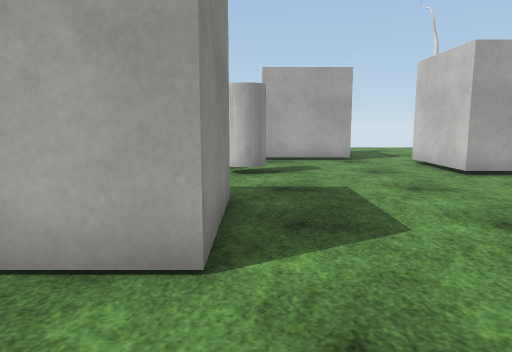
[1] (above)

19 first-person views from a walk through a Unity game level. The camera is 1.2 m above the floor, tilts 8° down and sees 70° across. The floor is counted in squares, 1 m on a side. Each view is taken from the middle of a square. On the plan, view 1 faces up. The plan holds only what a view shows up to about 15 squares ahead; the rest is blank. The place goes on beyond the plan. Some surface patterns are stand-ins.

[2]
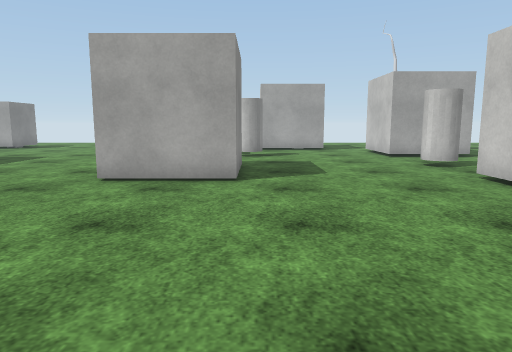

[3]
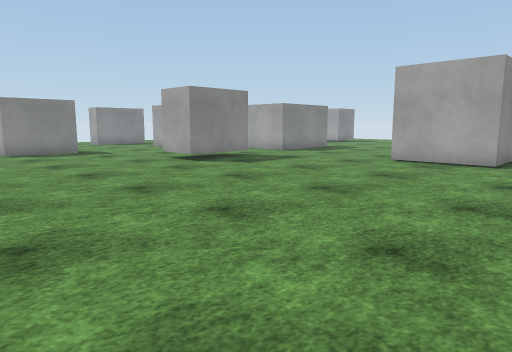

[4]
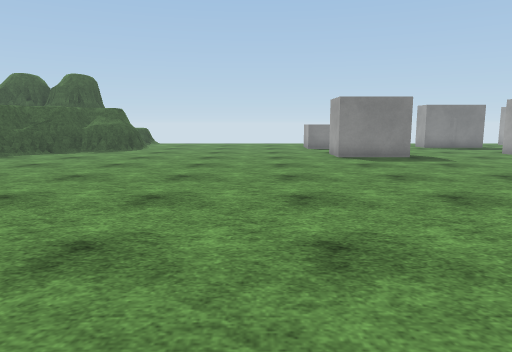

[5]
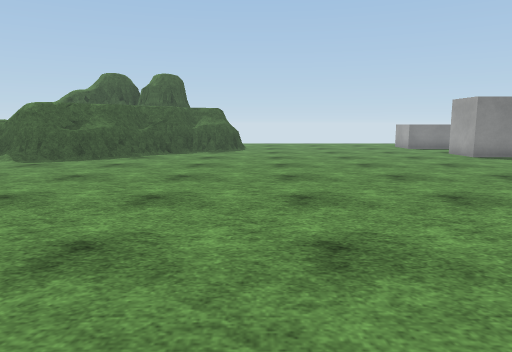

[6]
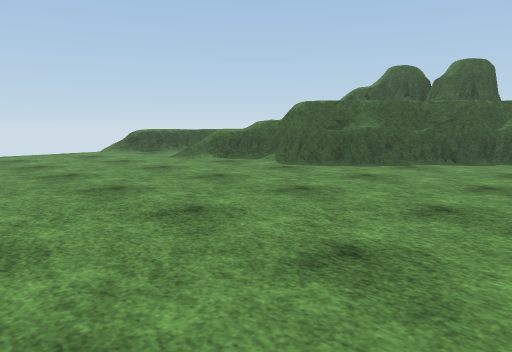

[7]
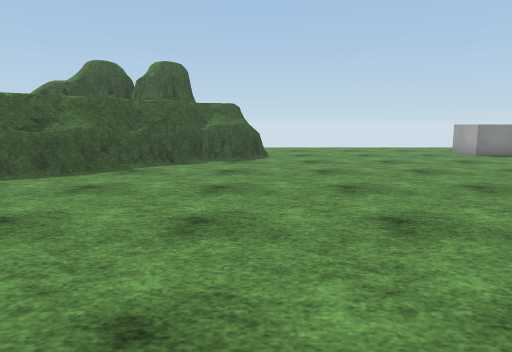

[8]
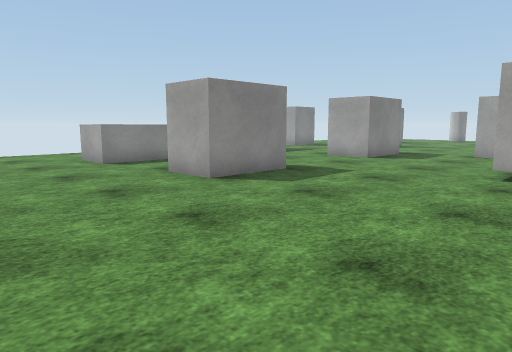

[9]
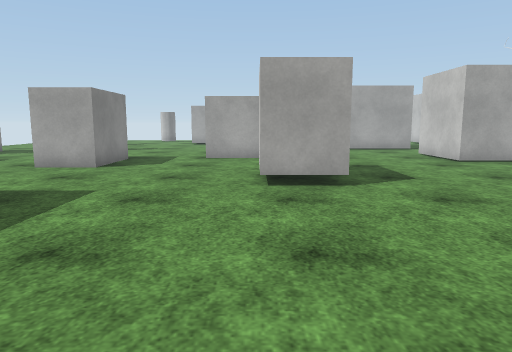

[10]
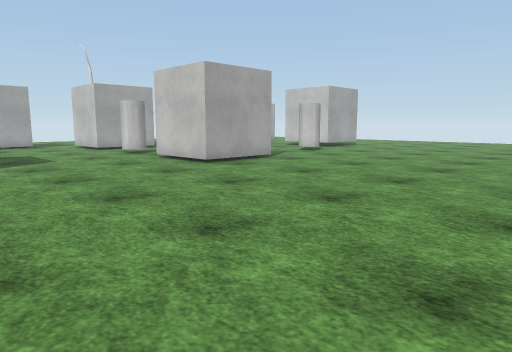

[11]
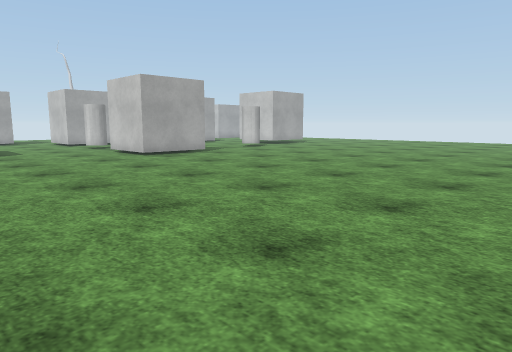

[12]
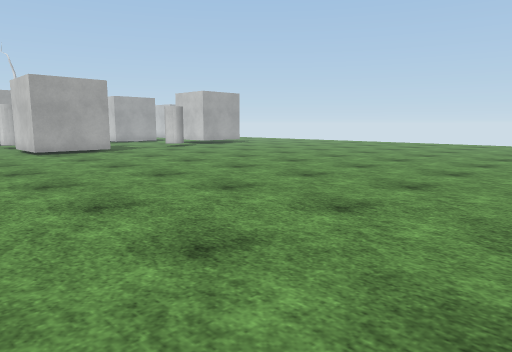

[13]
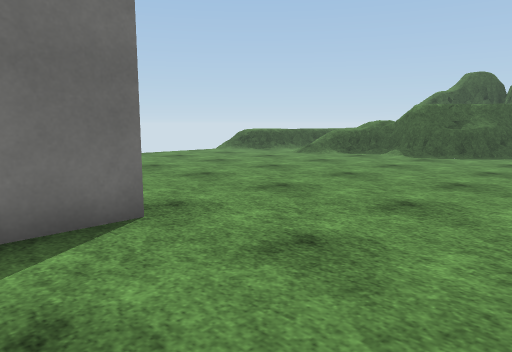

[14]
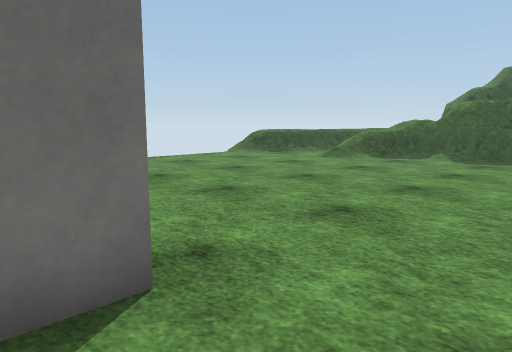

[15]
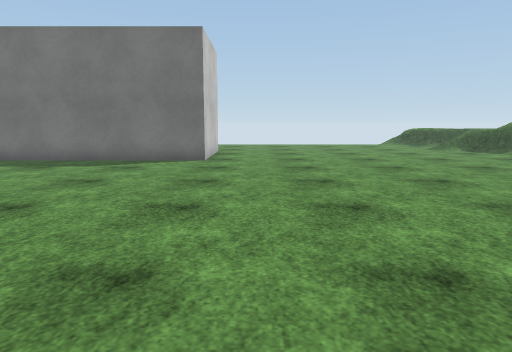

[16]
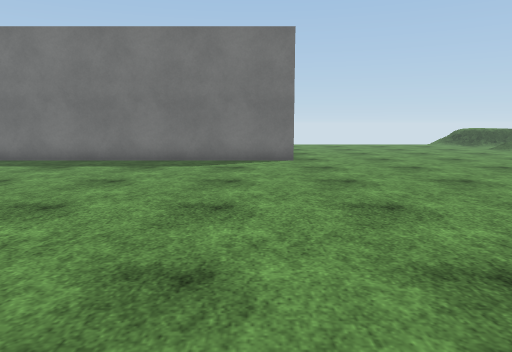

[17]
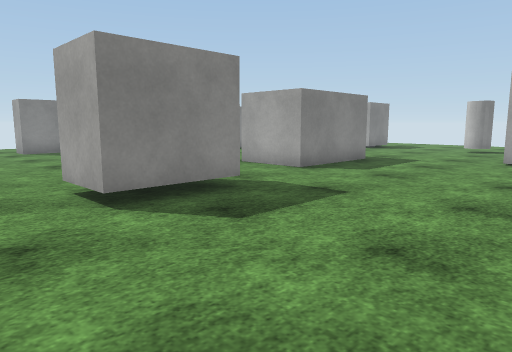

[18]
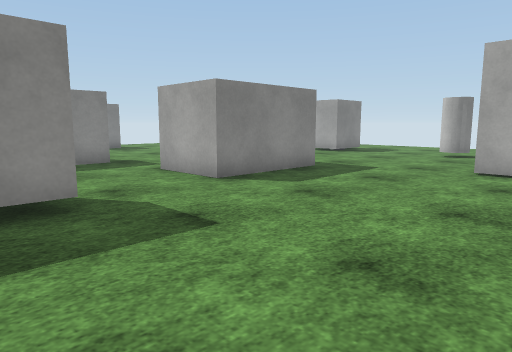

[19]
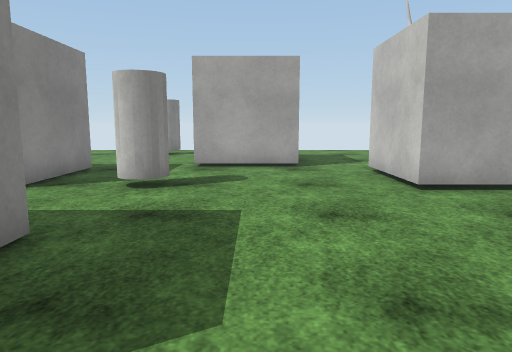

### Floor plan
Points are (right, up) in squares from view 1. A wall is a line through its corners. A room is listed if a view was taken in it or the views show most of it. See-through windows are left out.
Room 1 (views 1, 2, 3, 4, 5, 6, 7, 8, 9, 10, 11, 12, 13, 14, 15, 16, 17, 18, 19)
walls: (-8.2, 0.8) (-8.2, -1.9) (-10, -1.9); (-14.5, -3.3) (-14.5, -5.9) (-16.4, -5.9); (-14.7, -19.1) (-13.7, -20.1); (-14.3, -19.7) (-13.7, -20.4); (-13.7, -20.2) (-13.3, -21.3) (-13.6, -22.8); (-13.6, -20.3) (-13.3, -22); (-15.1, -19.1) (-14.7, -19.4); (-16.4, -17.9) (-16.3, -18.1); (-14.4, -20) (-13.9, -20.6); (-1.3, -23) (-1.3, -20.3) (8.5, -20.3); (-18.2, -15.4) (-17.6, -16.8) (-15.6, -18.7); (-18.2, -15.6) (-17.7, -16.2); (-18.3, -15.5) (-18.1, -16); (-17.5, -17) (-16.6, -18.2); (-15.4, -19.6) (-14.6, -20.5); (-15.9, -19.1) (-15.5, -19.4); (-18.6, -15) (-18, -15.6) (-17.9, -16.3); (-17.6, -16.9) (-13.9, -19.9); (-14.1, -20.8) (-13.6, -21); (-15.4, -19.7) (-15, -20.3) (-13.4, -21.5); (-17.2, -17.7) (-16.9, -18.4); (-13.5, -21.4) (-13.5, -22.9); (-18.8, -15.1) (-18.4, -15.4); (-17.8, -17.1) (-17.1, -17.6); (-19.3, -4) (-19.3, -6.4) (-20.5, -6.4); (-14.8, -20.6) (-13.9, -21.3); (-16.7, -18.8) (-15.6, -19.2) (-15.1, -19.6); (-16.9, -18.6) (-15.1, -19.5); (-13.3, -21.9) (-13.9, -23); (-13.3, -21.9) (-13.9, -22.6); (-13.6, -21.8) (-13.8, -22.6); (-13.5, -21.9) (-13.9, -22.9); (-18.2, -17.1) (-17.1, -17.5) (-16.7, -18.2); (-0.4, 5.9) (-0.4, 2.8) (-3.4, 2.8) (-3.4, 5.9); (-18.7, -17) (-17.2, -17.4); (8, 0.2) (5, 0.2) (5, 3.2); (-14.5, 4) (-14.5, 1.3) (-16.4, 1.3); (-9.4, 7.9) (-9.4, 4.1) (-11.9, 4.1); (-20.1, 0.4) (-20.1, -0.2); (-4.6, 8.9) (-5.5, 8.9); (-2.5, 12) (-2.5, 8.9); (8, 8.6) (5, 8.6) (5, 11.8); (3.2, 12.5) (0.1, 12.5)
low walls: (-13.9, -19.9) (-13.7, -20.2); (-13.7, -20.1) (-13.5, -20.6); (-13.8, -20.2) (-13.3, -21) (-13.3, -21.9); (-16.3, -18.1) (-14.5, -19.3); (-17.6, -16.2) (-17.4, -16.9); (-18.1, -15.4) (-17.7, -16); (-17.9, -15.8) (-17.4, -16.5); (-17.7, -16.2) (-17.5, -17); (-17.1, -17.4) (-15.5, -18.4); (-17.9, -16.3) (-17.8, -16.5); (-19.1, -14.8) (-18.6, -15); (-13.6, -22.8) (-12.6, -24.6); (-13.4, -23.2) (-13, -23.7); (-13.9, -23) (-12.9, -24.5)
ways out: opening at (-18, 0); opening at (-13.5, 4); opening at (-7.5, 7.2); opening at (-1.5, 12); opening at (4, 12)
objects: other object (-1, 9) to (0, 10); other object (5, 5) to (6, 6)

Positions as (right, up) in squares from view 1, and headings:
1: (0, 0), facing up
2: (0, -5), facing up
3: (2, -9), facing up-left
4: (-1, -9), facing left
5: (-1, -14), facing left
6: (-4, -14), facing down-left
7: (-5, -15), facing left
8: (-8, -11), facing up-left
9: (-10, -9), facing up
10: (-2, -9), facing up-right
11: (-2, -13), facing up-right
12: (1, -16), facing up-right
13: (1, -16), facing down-left
14: (0, -18), facing down-left
15: (-3, -8), facing down
16: (0, -8), facing down
17: (-3, -4), facing up-left
18: (-3, -1), facing up-left
19: (2, 2), facing up
